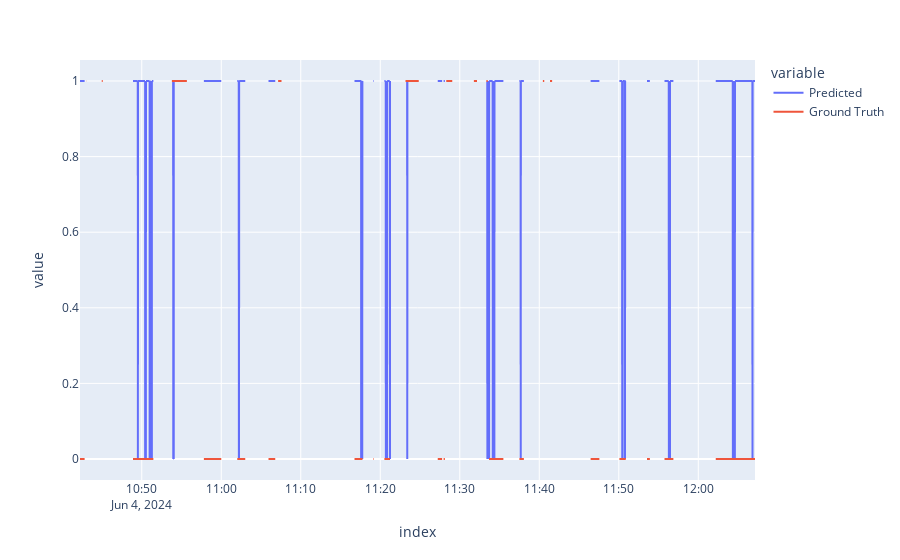

Notebook code for this chart:
### Code cell
y_pred_proba_val = best_model.predict(X_val, verbose=0)[:, 1]
y_pred_proba_test = best_model.predict(X_test, verbose=0)[:, 1]
threshold=0.9991941452026367
y_pred_val = (y_pred_proba_val >= threshold).astype(int)
y_pred_test = (y_pred_proba_test >= threshold).astype(int)
y_pred=np.concatenate((y_pred_val,y_pred_test),axis=0)

timestamps=[window[0] for window in general_window_michele]

import plotly.express as px
import pandas as pd

df = pd.DataFrame({
    'Timestamp': timestamps,
    'Predicted': y_pred,
    'Ground Truth': y_rest
})
df.set_index('Timestamp', inplace=True)
full_timestamps= pd.date_range(start=timestamps[0], end=timestamps[-1], freq='s')
df_full = df.reindex(full_timestamps)

fig = px.line(df_full, x=df_full.index, y=['Predicted', 'Ground Truth'])

fig.show()

### Figure 1 — Plotly figure (JSON) as saved in the notebook; plotly's stock layout.template omitted (floating-point values rounded to 4 significant figures; data arrays with more than 128 entries replaced by an {"elided": "..."} marker saying what was removed)
{"data": [{"hovertemplate": "variable=Predicted<br>index=%{x}<br>value=%{y}<extra></extra>", "legendgroup": "Predicted", "line": {"color": "#636efa", "dash": "solid"}, "marker": {"symbol": "circle"}, "mode": "lines", "name": "Predicted", "showlegend": true, "x": {"elided": "5095 str values"}, "xaxis": "x", "y": {"elided": "5095 float values"}, "yaxis": "y", "type": "scattergl"}, {"hovertemplate": "variable=Ground Truth<br>index=%{x}<br>value=%{y}<extra></extra>", "legendgroup": "Ground Truth", "line": {"color": "#EF553B", "dash": "solid"}, "marker": {"symbol": "circle"}, "mode": "lines", "name": "Ground Truth", "showlegend": true, "x": {"elided": "5095 str values"}, "xaxis": "x", "y": {"elided": "5095 float values"}, "yaxis": "y", "type": "scattergl"}], "layout": {"xaxis": {"anchor": "y", "domain": [0.0, 1.0], "title": {"text": "index"}}, "yaxis": {"anchor": "x", "domain": [0.0, 1.0], "title": {"text": "value"}}, "legend": {"title": {"text": "variable"}, "tracegroupgap": 0}, "margin": {"t": 60}}}
